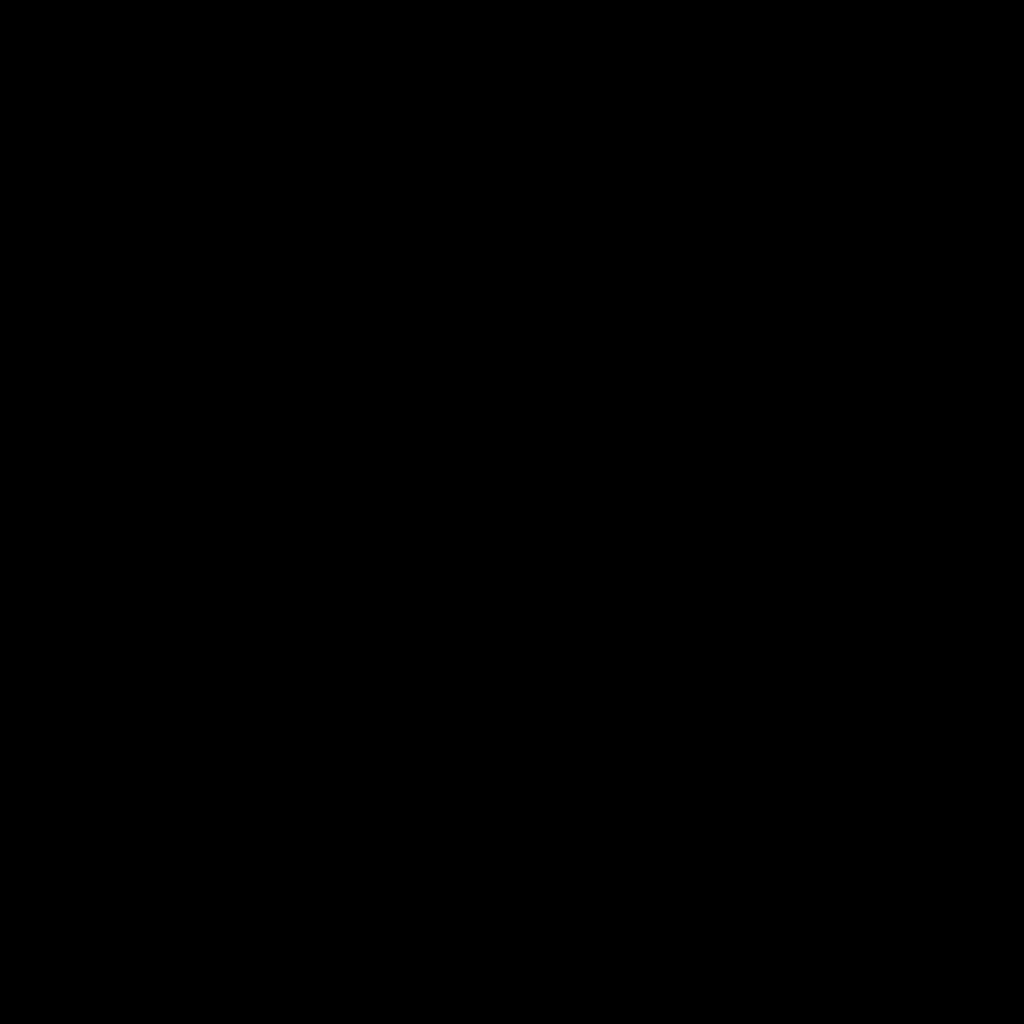
Frame 1 (no input)
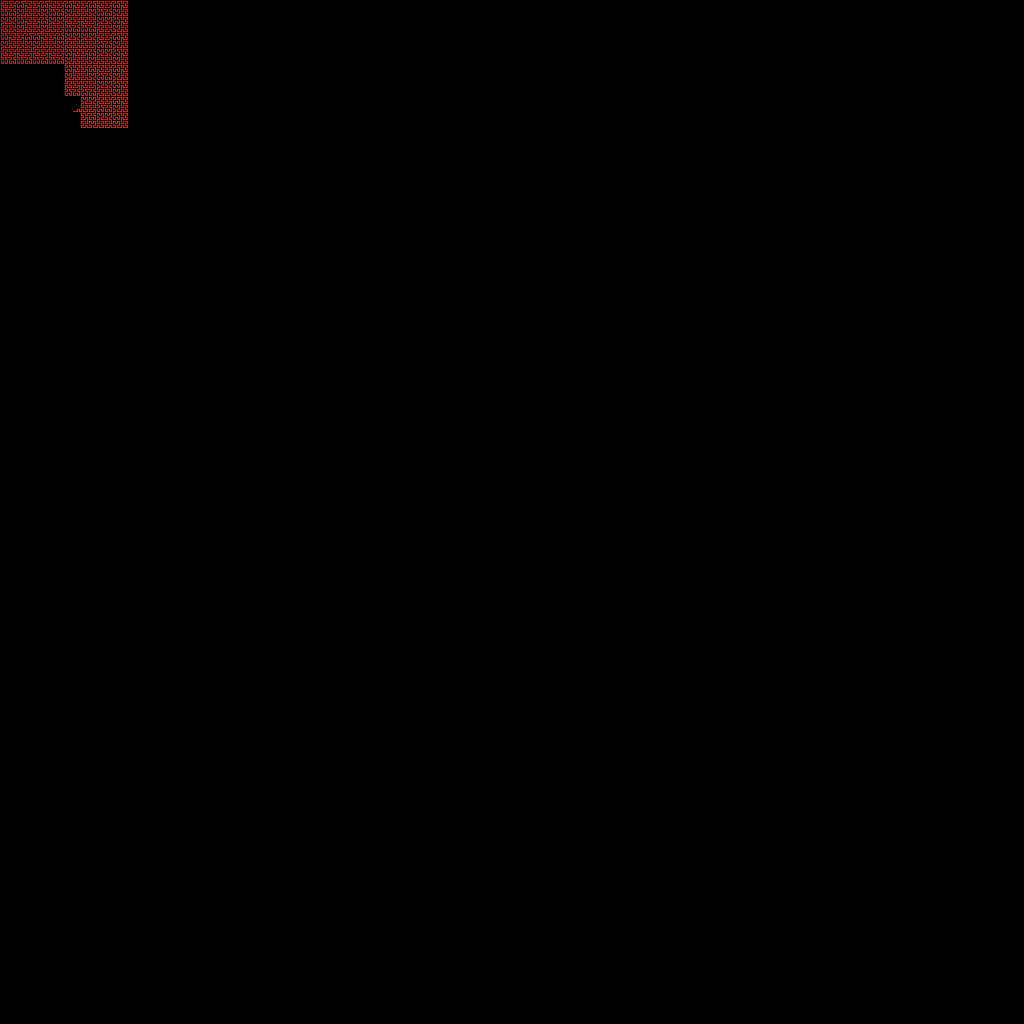
Frame 60 (the mouse pressed at the canvas centre just before this capture)
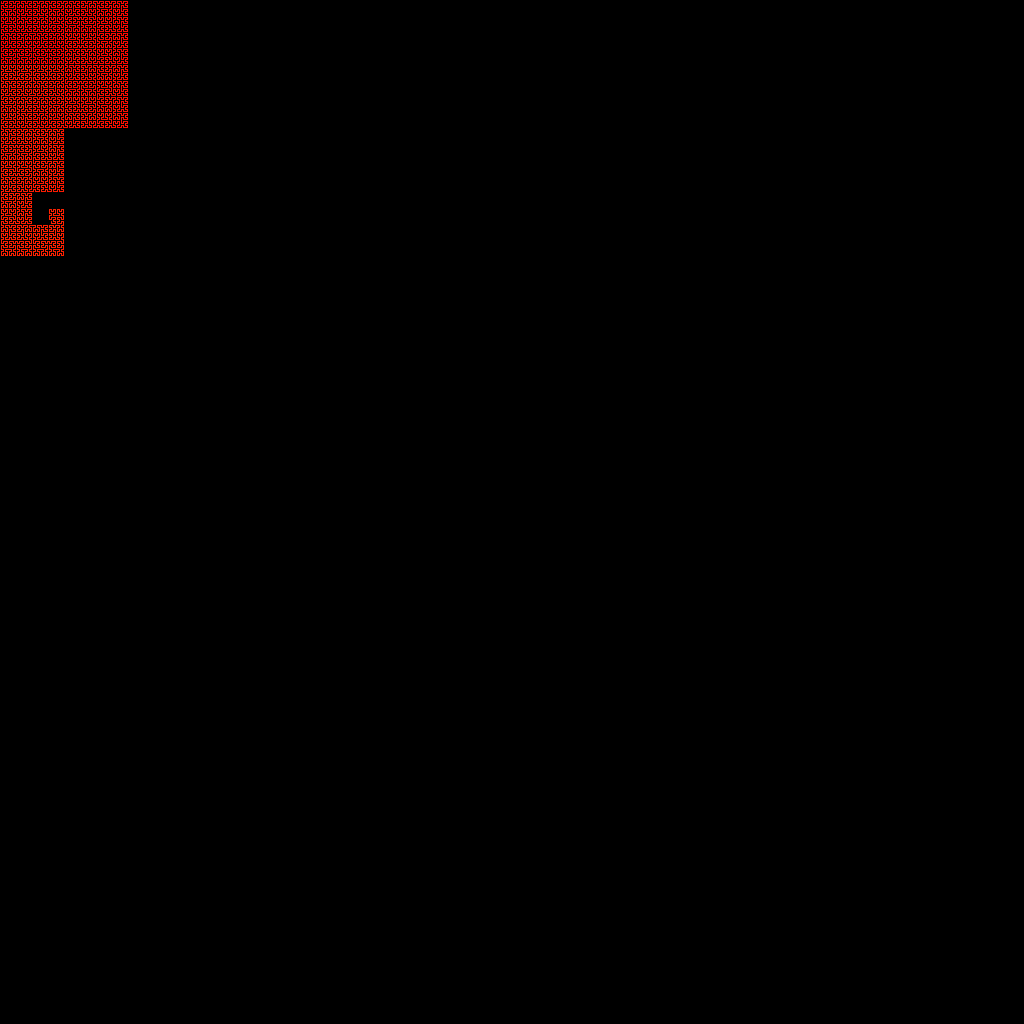
Frame 120 (the mouse held since frame 60 and released just before this capture)

The Processing sketch that drew these frames (run headless with seeded random() and noise(); from frame 60 on, the mouse is pressed at the canvas centre):

// Processing sketch: Logo
// ── Logo.pde
// Hilbert Curve
// Coding in the Cabana
// The Coding Train / Daniel Shiffman
// https://thecodingtrain.com/CodingInTheCabana/003-hilbert-curve.html
// https://youtu.be/

// Processing Sketch: https://github.com/CodingTrain/website/tree/master/CodingInTheCabana/Cabana_003_Hilbert_Curve/Processing
// p5js Sketch: https://editor.p5js.org/codingtrain/sketches/LPf9PLmp

// Greens
color greenDark = #007C67;
color greenMid = #3B9F89;
color greenLight = #78C3AC;

// Yellows
color yellowDark = #E9B671;
color yellowMid = #F4CC92;
color yellowLight = #FFE2B3;

// Greys
color obsidian = #262626;
color hematite = #3C3C3C;
color basalt = #878787;
color aluminium = #C6C6C6;
color silver = #F8F8F8;
color white = #FFFFFF;

int order = 9;
int N = int(pow(2, order));
int total = N * N;

PVector[] path = new PVector[total];

void setup() {
  size(1024, 1024);
  colorMode(HSB, 360, 255, 255);
  background(0);
  float len = width / N;

  for (int i = 0; i < total; i++) {
    path[i] = hilbert(i);
    path[i].mult(len);
    path[i].add(len/2, len/2);
  }
}

int counter = 0;
void draw() {
  background(0);

  stroke(255);
  strokeWeight(1);
  noFill();
  //beginShape();
  for (int i = 1; i < counter; i++) {
    float h = map(i, 0, path.length, 0, 360);
    stroke(h, 255, 255);
    line(path[i].x, path[i].y, path[i-1].x, path[i-1].y);
  }
  //endShape();

  counter+=50;
  if (counter >= path.length) {
    counter = 0;
  }

  //strokeWeight(4);
  //for (int i = 0; i < path.length; i++) {
  //  point(path[i].x, path[i].y);
  //  text(i, path[i].x+5, path[i].y);
  //}
}


PVector hilbert(int i) {
  PVector[] points = {
    new PVector(0, 0),
    new PVector(0, 1),
    new PVector(1, 1),
    new PVector(1, 0)
  };

  int index = i & 3;
  PVector v = points[index];

  for (int j = 1; j < order; j++) {
    i = i >>> 2;
    index = i & 3;
    float len = pow(2, j);
    if (index == 0) {
      float temp = v.x;
      v.x = v.y;
      v.y = temp;
    } else if (index == 1) {
      v.y += len;
    } else if (index == 2) {
      v.x += len;
      v.y += len;
    } else if (index == 3) {
      float temp = len - 1 - v.x;
      v.x = len - 1 - v.y;
      v.y = temp;
      v.x += len;
    }
  }
  return v;
}
